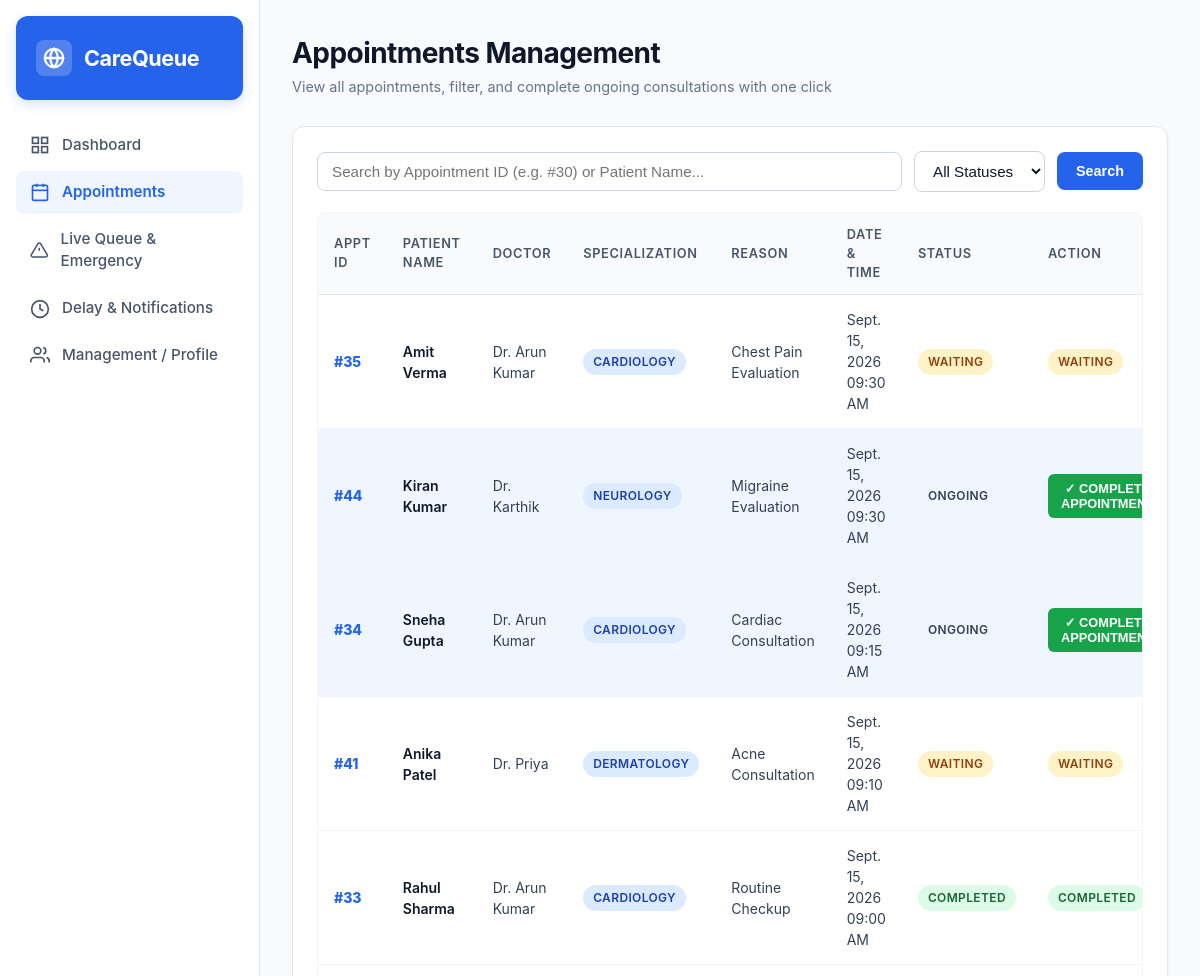
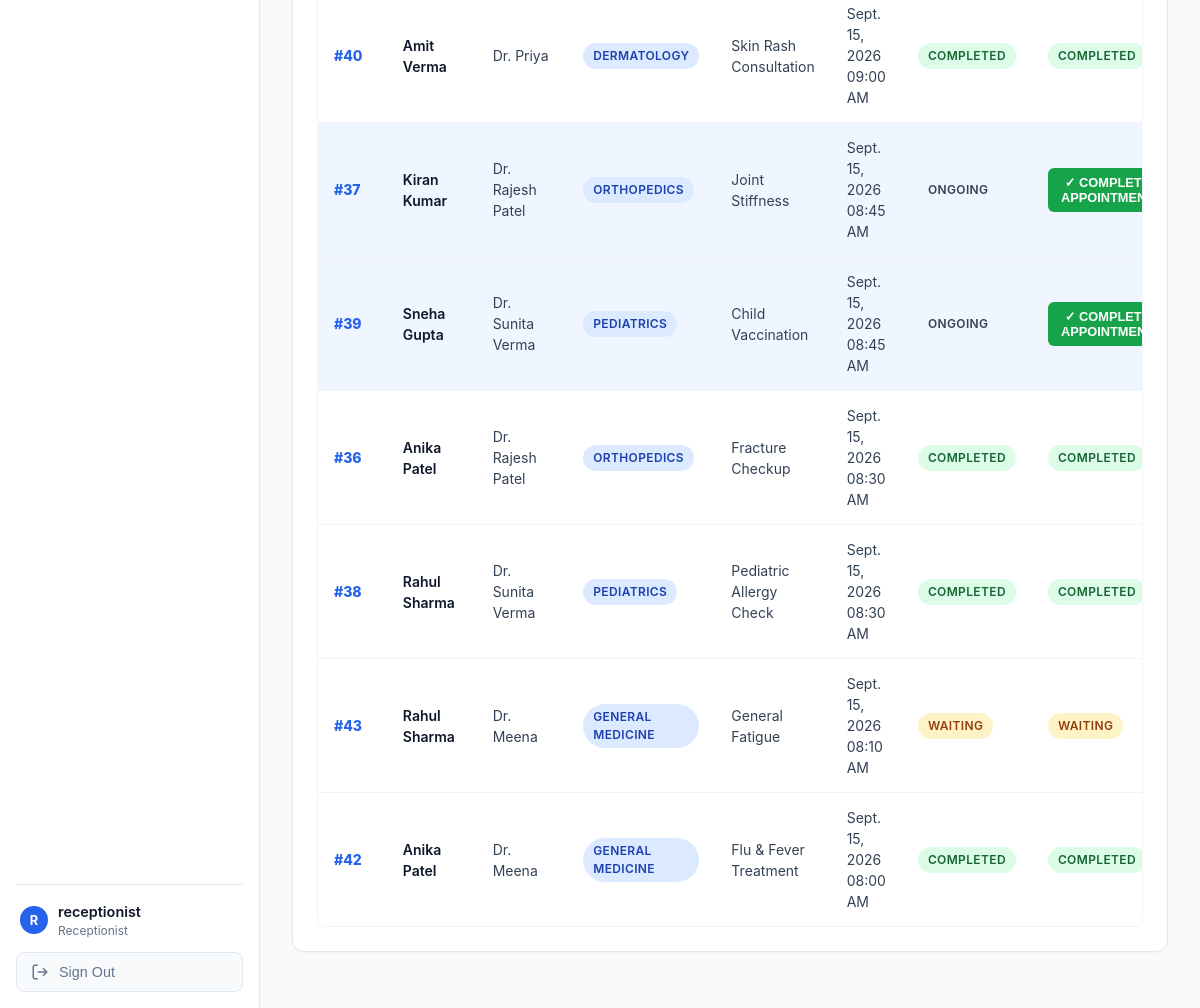
The page /receptionist/appointments/ (signed in) on the database its author committed (2 pictures, top to bottom).
### appointments/models.py (models this page shows, shortened)
class Appointment(models.Model):
    STATUS_CHOICES = [
        ('WAITING', 'Waiting'),
        ('ONGOING', 'Ongoing'),
        ('COMPLETED', 'Completed'),
        ('CANCELLED', 'Cancelled'),
    ]
    PRIORITY_CHOICES = [
        ('NORMAL', 'Normal'),
        ('EMERGENCY', 'Emergency'),
    ]
    patient = models.ForeignKey(User, on_delete=models.CASCADE, related_name='appointments')
    doctor = models.ForeignKey(Doctor, on_delete=models.CASCADE, related_name='doctor_appointments')
    appointment_date = models.DateField()
    appointment_time = models.TimeField()
    reason = models.TextField(blank=True, null=True)
    token_number = models.CharField(max_length=20, blank=True, null=True)
    status = models.CharField(max_length=20, choices=STATUS_CHOICES, default='WAITING')
    priority = models.CharField(max_length=20, choices=PRIORITY_CHOICES, default='NORMAL')
    expected_time = models.TimeField(null=True, blank=True)
    delay_minutes = models.IntegerField(default=0)
    created_at = models.DateTimeField(auto_now_add=True)
    completed_at = models.DateTimeField(null=True, blank=True)
    @property
    def display_id(self):
        return f"#{self.id}"

class Doctor(models.Model):
    user = models.OneToOneField(User, on_delete=models.SET_NULL, null=True, blank=True, related_name='doctor')
    name = models.CharField(max_length=100)
    specialization = models.CharField(max_length=100)
    average_consultation_minutes = models.IntegerField(default=10)
    available = models.BooleanField(default=True)
    available_days = models.CharField(max_length=100, default='Mon - Sat')
    available_times = models.CharField(max_length=100, default='09:00 AM - 05:00 PM')

### appointments/views.py (the view)
    @login_required
    def _wrapped(request, *args, **kwargs):
        if not is_receptionist_user(request.user):
            messages.error(request, "Access denied. Receptionist portal only.")
            return redirect('home')
        return view_func(request, *args, **kwargs)

### appointments/views.py (called while the page is built, shortened)
def is_receptionist_user(user):
    if not user.is_authenticated:
        return False
    if user.is_staff or user.username == 'receptionist':
        return True
    profile = getattr(user, 'profile', None)
    return profile and profile.user_type == 'RECEPTIONIST'

def receptionist_required(view_func):
    @login_required
    def _wrapped(request, *args, **kwargs):
        if not is_receptionist_user(request.user):
            messages.error(request, "Access denied. Receptionist portal only.")
            return redirect('home')
        return view_func(request, *args, **kwargs)
    return _wrapped

@receptionist_required
def receptionist_appointments(request):
    query = request.GET.get('q', '').strip()
    status_filter = request.GET.get('status', 'ALL')
    appts = Appointment.objects.all().order_by('-appointment_date', '-appointment_time')
    if status_filter != 'ALL':
        appts = appts.filter(status=status_filter)
    context = {
        'appts': appts,
        'query': query,
        'status_filter': status_filter,
    }
    return render(request, 'receptionist_appointments.html', context)

### templates/receptionist_appointments.html (shortened to what this page needs)
{% extends 'base.html' %}
{% block content %}
<div class="header-bar">
    <div class="header-title">
        <h1>Appointments Management</h1>
        <p>View all appointments, filter, and complete ongoing consultations with one click</p>
    </div>
</div>
<div class="card">
    <form method="get" style="display: flex; gap: 12px; align-items: center; margin-bottom: 20px;">
        <div style="flex: 1;">
            <input type="text" name="q" value="{{ query }}" placeholder="Search by Appointment ID (e.g. #30) or Patient Name..." class="form-control">
        </div>
        <div>
            <select name="status" class="form-control" onchange="this.form.submit()">
                <option value="ALL" {% if status_filter == 'ALL' %}selected{% endif %}>All Statuses</option>
            </select>
        </div>
        <button type="submit" class="btn btn-primary">Search</button>
    </form>
    <div class="table-container">
        <table class="table">
            <thead>
                <tr>
                    <th>Appt ID</th>
                    <th>Patient Name</th>
                    <th>Doctor</th>
                    <th>Specialization</th>
                    <th>Reason</th>
                    <th>Date & Time</th>
                    <th>Status</th>
                    <th>Action</th>
                </tr>
            </thead>
            <tbody>
                {% for a in appts %}
                <tr {% if a.status == 'ONGOING' %}style="background-color: #eff6ff;"{% endif %}>
                    <td style="font-weight: 800; color: #2563eb;">{{ a.display_id }}</td>
                    <td style="font-weight: 600; color: #0f172a;">{{ a.patient.first_name|default:a.patient.username }} {{ a.patient.last_name }}</td>
                    <td>Dr. {{ a.doctor.name }}</td>
                    <td><span class="badge status-confirmed">{{ a.doctor.specialization }}</span></td>
                    <td>{{ a.reason|default:"General Checkup" }}</td>
                    <td>{{ a.appointment_date }} {{ a.appointment_time|time:"h:i A" }}</td>
                    <td><span class="badge status-{{ a.status|lower }}">{{ a.status }}</span></td>
                    <td>
                        {% if a.status == 'ONGOING' %}
                            <form action="{% url 'complete_appointment_action' a.id %}" method="post" style="display: inline;">
                                <button type="submit" class="btn btn-sm btn-success" style="font-weight: 600;">
                                    ✓ COMPLETE APPOINTMENT
                                </button>
                            </form>
                        {% else %}
                            <span class="badge status-{{ a.status|lower }}">{{ a.status }}</span>
                        {% endif %}
                    </td>
                </tr>
                {% empty %}
                <tr><td colspan="8" class="text-muted" style="text-align: center; padding: 24px;">No appointments found matching filter.</td></tr>
                {% endfor %}
            </tbody>
        </table>
    </div>
</div>
{% endblock %}

### templates/base.html (shortened to what this page needs)
<!DOCTYPE html>
<html lang="en">
<head>
    <link rel="stylesheet" href="/static/css/style.css">
</head>
<body>
    <div class="app-container">
        <aside class="sidebar">
            <div class="brand-card">
                <div class="brand-icon">
                    <svg width="22" height="22" viewBox="0 0 24 24" fill="none" stroke="currentColor" stroke-width="2.5" stroke-linecap="round" stroke-linejoin="round">
                        <circle cx="12" cy="12" r="10"></circle>
                        <path d="M12 2a14.5 14.5 0 0 0 0 20 14.5 14.5 0 0 0 0-20"></path>
                        <path d="M2 12h20"></path>
                    </svg>
                </div>
                <a href="{% url 'home' %}" class="brand-title">CareQueue</a>
            </div>
            <ul class="nav-menu">
                {% if user.is_authenticated %}
                    {% if user.is_staff or user.username == 'receptionist' or user.profile.user_type == 'RECEPTIONIST' %}
                        <li class="nav-item {% if request.resolver_match.url_name == 'receptionist_dashboard' %}active{% endif %}">
                            <a href="{% url 'receptionist_dashboard' %}">
                                <svg viewBox="0 0 24 24" fill="none" stroke="currentColor"><rect x="3" y="3" width="7" height="7"></rect><rect x="14" y="3" width="7" height="7"></rect><rect x="14" y="14" width="7" height="7"></rect><rect x="3" y="14" width="7" height="7"></rect></svg>
                                <span>Dashboard</span>
                            </a>
                        </li>
                        <li class="nav-item {% if request.resolver_match.url_name == 'receptionist_appointments' %}active{% endif %}">
                            <a href="{% url 'receptionist_appointments' %}">
                                <svg viewBox="0 0 24 24" fill="none" stroke="currentColor"><rect x="3" y="4" width="18" height="18" rx="2" ry="2"></rect><line x1="16" y1="2" x2="16" y2="6"></line><line x1="8" y1="2" x2="8" y2="6"></line><line x1="3" y1="10" x2="21" y2="10"></line></svg>
                                <span>Appointments</span>
                            </a>
                        </li>
                        <li class="nav-item {% if request.resolver_match.url_name == 'receptionist_queue' %}active{% endif %}">
                            <a href="{% url 'receptionist_queue' %}">
                                <svg viewBox="0 0 24 24" fill="none" stroke="currentColor"><path d="M10.29 3.86L1.82 18a2 2 0 0 0 1.71 3h16.94a2 2 0 0 0 1.71-3L13.71 3.86a2 2 0 0 0-3.42 0z"></path><line x1="12" y1="9" x2="12" y2="13"></line><line x1="12" y1="17" x2="12.01" y2="17"></line></svg>
                                <span>Live Queue & Emergency</span>
                            </a>
                        </li>
                        <li class="nav-item {% if request.resolver_match.url_name == 'receptionist_delay' %}active{% endif %}">
                            <a href="{% url 'receptionist_delay' %}">
                                <svg viewBox="0 0 24 24" fill="none" stroke="currentColor"><circle cx="12" cy="12" r="10"></circle><polyline points="12 6 12 12 16 14"></polyline></svg>
                                <span>Delay & Notifications</span>
                            </a>
                        </li>
                        <li class="nav-item {% if request.resolver_match.url_name == 'receptionist_management' %}active{% endif %}">
                            <a href="{% url 'receptionist_management' %}">
                                <svg viewBox="0 0 24 24" fill="none" stroke="currentColor"><path d="M17 21v-2a4 4 0 0 0-4-4H5a4 4 0 0 0-4 4v2"></path><circle cx="9" cy="7" r="4"></circle><path d="M23 21v-2a4 4 0 0 0-3-3.87"></path><path d="M16 3.13a4 4 0 0 1 0 7.75"></path></svg>
                                <span>Management / Profile</span>
                            </a>
                        </li>
                    {% endif %}
                {% endif %}
            </ul>
            {% if user.is_authenticated %}
            <div class="sidebar-footer">
                <div style="margin-bottom: 12px; display: flex; align-items: center; gap: 10px; padding: 0 4px;">
                    <div class="user-avatar">{{ user.username|first|upper }}</div>
                    <div style="overflow: hidden;">
                        <div style="font-weight: 600; font-size: 0.9rem; color: #0f172a; white-space: nowrap; text-overflow: ellipsis; overflow: hidden;">{{ user.username }}</div>
                        <div style="font-size: 0.75rem; color: #64748b;">
                            {% if user.is_staff or user.username == 'receptionist' or user.profile.user_type == 'RECEPTIONIST' %}Receptionist
                            {% else %}Patient
                            {% endif %}
                        </div>
                    </div>
                </div>
                <form action="{% url 'logout' %}" method="post">
                    <button type="submit" class="signout-btn">
                        <svg width="18" height="18" viewBox="0 0 24 24" fill="none" stroke="currentColor" stroke-width="2"><path d="M9 21H5a2 2 0 0 1-2-2V5a2 2 0 0 1 2-2h4"></path><polyline points="16 17 21 12 16 7"></polyline><line x1="21" y1="12" x2="9" y2="12"></line></svg>
                        <span>Sign Out</span>
                    </button>
                </form>
            </div>
            {% endif %}
        </aside>
        <main class="main-content">
            {% block content %}{% endblock %}
        </main>
    </div>
</body>
</html>

### static/css/style.css (style rules this page uses)
* { box-sizing: border-box; margin: 0; padding: 0; }
body { font-family: -apple-system, BlinkMacSystemFont, "Segoe UI", Roboto, "Helvetica Neue", Arial, sans-serif; background-color: #f8fafc; color: #1e293b; line-height: 1.5; font-size: 14px; }
.app-container { display: flex; min-height: 100vh; }
.sidebar { width: 260px; background-color: #ffffff; border-right: 1px solid #e2e8f0; display: flex; flex-direction: column; padding: 16px; flex-shrink: 0; }
.brand-card { background-color: #2563eb; color: #ffffff; padding: 24px 20px; border-radius: 12px; margin-bottom: 24px; display: flex; align-items: center; gap: 12px; box-shadow: 0 4px 12px rgba(37, 99, 235, 0.2); }
.brand-icon { width: 36px; height: 36px; background: rgba(255, 255, 255, 0.2); border-radius: 8px; display: flex; align-items: center; justify-content: center; }
.brand-title { font-size: 1.35rem; font-weight: 700; letter-spacing: -0.02em; color: #ffffff; text-decoration: none; }
.nav-menu { list-style: none; display: flex; flex-direction: column; gap: 4px; flex-grow: 1; }
.nav-item a, .nav-item button { display: flex; align-items: center; gap: 12px; padding: 10px 14px; color: #475569; text-decoration: none; font-weight: 500; font-size: 0.95rem; border-radius: 8px; transition: all 0.15s ease; background: none; border: none; width: 100%; cursor: pointer; text-align: left; }
.nav-item.active a { background-color: #eff6ff; color: #2563eb; font-weight: 600; }
.nav-item svg { width: 20px; height: 20px; stroke-width: 2; }
.sidebar-footer { border-top: 1px solid #e2e8f0; padding-top: 16px; margin-top: auto; }
.signout-btn { display: flex; align-items: center; gap: 10px; width: 100%; padding: 10px 14px; color: #64748b; background: #f8fafc; border: 1px solid #e2e8f0; border-radius: 8px; font-weight: 500; font-size: 0.9rem; cursor: pointer; transition: all 0.15s ease; }
.main-content { flex-grow: 1; padding: 32px; max-width: 1300px; overflow-x: hidden; }
.header-bar { display: flex; justify-content: space-between; align-items: center; margin-bottom: 28px; }
.header-title h1 { font-size: 1.75rem; font-weight: 700; color: #0f172a; letter-spacing: -0.02em; }
.header-title p { color: #64748b; font-size: 0.9rem; margin-top: 2px; }
.user-avatar { width: 28px; height: 28px; background: #2563eb; color: white; border-radius: 50%; display: flex; align-items: center; justify-content: center; font-weight: 700; font-size: 0.8rem; }
.card { background-color: #ffffff; border: 1px solid #e2e8f0; border-radius: 12px; padding: 24px; margin-bottom: 24px; box-shadow: 0 1px 3px rgba(0, 0, 0, 0.04); }
.btn { display: inline-flex; align-items: center; justify-content: center; gap: 8px; padding: 10px 18px; border-radius: 8px; font-weight: 600; font-size: 0.9rem; cursor: pointer; text-decoration: none; border: 1px solid transparent; transition: all 0.15s ease; }
.btn-primary { background-color: #2563eb; color: #ffffff; }
.btn-success { background-color: #16a34a; color: #ffffff; }
.btn-sm { padding: 6px 12px; font-size: 0.8rem; border-radius: 6px; }
.table-container { overflow-x: auto; border-radius: 8px; border: 1px solid #f1f5f9; }
.table { width: 100%; border-collapse: collapse; text-align: left; }
.table th { background-color: #f8fafc; color: #475569; font-weight: 600; font-size: 0.8rem; text-transform: uppercase; letter-spacing: 0.05em; padding: 12px 16px; border-bottom: 1px solid #e2e8f0; }
.table td { padding: 14px 16px; border-bottom: 1px solid #f1f5f9; color: #334155; }
.table tr:last-child td { border-bottom: none; }
.badge { display: inline-flex; align-items: center; padding: 4px 10px; border-radius: 9999px; font-size: 0.75rem; font-weight: 600; text-transform: uppercase; letter-spacing: 0.03em; }
.status-confirmed, .status-booked { background-color: #dbeafe; color: #1e40af; }
.status-waiting { background-color: #fef3c7; color: #92400e; }
.status-completed { background-color: #dcfce7; color: #166534; }
.form-control { width: 100%; padding: 10px 14px; border: 1px solid #cbd5e1; border-radius: 8px; font-size: 0.95rem; color: #0f172a; background-color: #ffffff; transition: all 0.15s ease; }

### rows shown on the page
Appointment: display_id "#35", patient.first_name "Amit", patient.last_name "Verma", doctor.name "Arun Kumar", doctor.specialization "CARDIOLOGY", reason "Chest Pain Evaluation", appointment_date "Sept. 15, 2026", appointment_time "09:30 AM", status "WAITING"
Appointment: display_id "#44", patient.first_name "Kiran", patient.last_name "Kumar", doctor.name "Karthik", doctor.specialization "NEUROLOGY", reason "Migraine Evaluation", appointment_date "Sept. 15, 2026", appointment_time "09:30 AM", status "ONGOING"
Appointment: display_id "#34", patient.first_name "Sneha", patient.last_name "Gupta", doctor.name "Arun Kumar", doctor.specialization "CARDIOLOGY", reason "Cardiac Consultation", appointment_date "Sept. 15, 2026", appointment_time "09:15 AM", status "ONGOING"
Appointment: display_id "#41", patient.first_name "Anika", patient.last_name "Patel", doctor.name "Priya", doctor.specialization "DERMATOLOGY", reason "Acne Consultation", appointment_date "Sept. 15, 2026", appointment_time "09:10 AM", status "WAITING"
Appointment: display_id "#33", patient.first_name "Rahul", patient.last_name "Sharma", doctor.name "Arun Kumar", doctor.specialization "CARDIOLOGY", reason "Routine Checkup", appointment_date "Sept. 15, 2026", appointment_time "09:00 AM", status "COMPLETED"
Appointment: display_id "#40", patient.first_name "Amit", patient.last_name "Verma", doctor.name "Priya", doctor.specialization "DERMATOLOGY", reason "Skin Rash Consultation", appointment_date "Sept. 15, 2026", appointment_time "09:00 AM", status "COMPLETED"
Appointment: display_id "#37", patient.first_name "Kiran", patient.last_name "Kumar", doctor.name "Rajesh Patel", doctor.specialization "ORTHOPEDICS", reason "Joint Stiffness", appointment_date "Sept. 15, 2026", appointment_time "08:45 AM", status "ONGOING"
Appointment: display_id "#39", patient.first_name "Sneha", patient.last_name "Gupta", doctor.name "Sunita Verma", doctor.specialization "PEDIATRICS", reason "Child Vaccination", appointment_date "Sept. 15, 2026", appointment_time "08:45 AM", status "ONGOING"
Appointment: display_id "#36", patient.first_name "Anika", patient.last_name "Patel", doctor.name "Rajesh Patel", doctor.specialization "ORTHOPEDICS", reason "Fracture Checkup", appointment_date "Sept. 15, 2026", appointment_time "08:30 AM", status "COMPLETED"
Appointment: display_id "#38", patient.first_name "Rahul", patient.last_name "Sharma", doctor.name "Sunita Verma", doctor.specialization "PEDIATRICS", reason "Pediatric Allergy Check", appointment_date "Sept. 15, 2026", appointment_time "08:30 AM", status "COMPLETED"
Appointment: display_id "#43", patient.first_name "Rahul", patient.last_name "Sharma", doctor.name "Meena", doctor.specialization "GENERAL MEDICINE", reason "General Fatigue", appointment_date "Sept. 15, 2026", appointment_time "08:10 AM", status "WAITING"
Appointment: display_id "#42", patient.first_name "Anika", patient.last_name "Patel", doctor.name "Meena", doctor.specialization "GENERAL MEDICINE", reason "Flu & Fever Treatment", appointment_date "Sept. 15, 2026", appointment_time "08:00 AM", status "COMPLETED"

### other values the page prints
{{ user.username|first|upper }} "R"
{{ user.username }} "receptionist"
